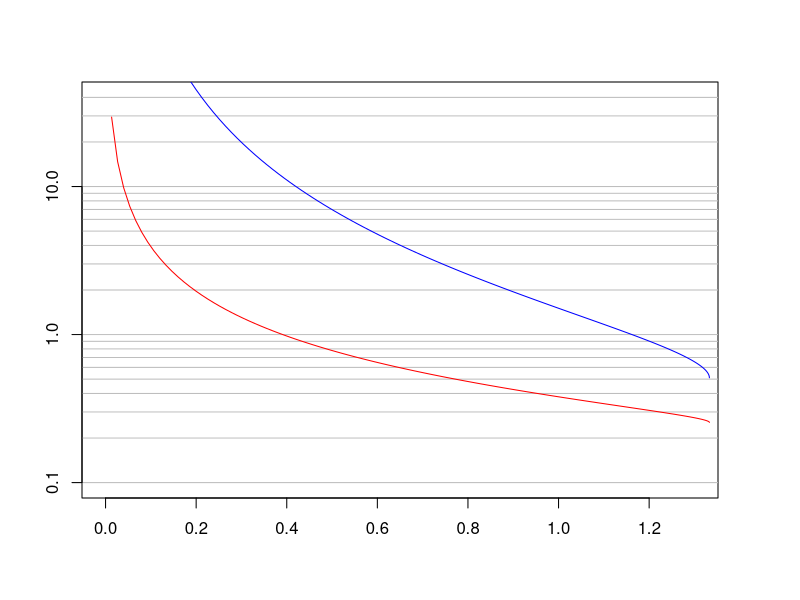

Write the R code that produced this figure. (Note: this script raises an error after producing the figure.)
n = 1.333
lambda = 0.510
alpha = seq(0, pi/2, 0.01)
na = n*sin(alpha)
lateral = lambda / sqrt(3-2*cos(alpha)-cos(2*alpha))
axial = lambda / (1-cos(alpha))

pdf(file="resolution7.pdf", width=7, height=7)
#png(file="fig1.png", width=500, height=500, units = "px")
par(oma=c(0,0,0,2))

plot(na, lateral, type="l", log="y",  col="white", xlim=c(0,1.3), ylim=c(0.1,40), ann=F, yaxt="n");
abline(h=c(0.1,0.2,0.3,0.4,0.5,0.6,0.7,0.8,0.9,1,2,3,4,5,6,7,8,9,10,20,30,40), col="gray")
lines(na, lateral, col="red")
lines(na, axial, col="blue")
axis(2, at=c(0.1,1,10))

par(new=T)
plot(na, ratio, type="l", col="green", xlim=c(0,1.3), ylim=c(0,30), ann=F, axes=F)
axis(4, pretty(0:30), col="green")
legend("topright", legend=c("axial", "lateral", "axial/lateral"), col=c("blue", "red", "green"), lty=1, bg="white")
title(xlab="NA", ylab=expression("Resolution ("*mu*"m)"))
mtext("axial/lateral ratio", side="4", line=3)
dev.off()
